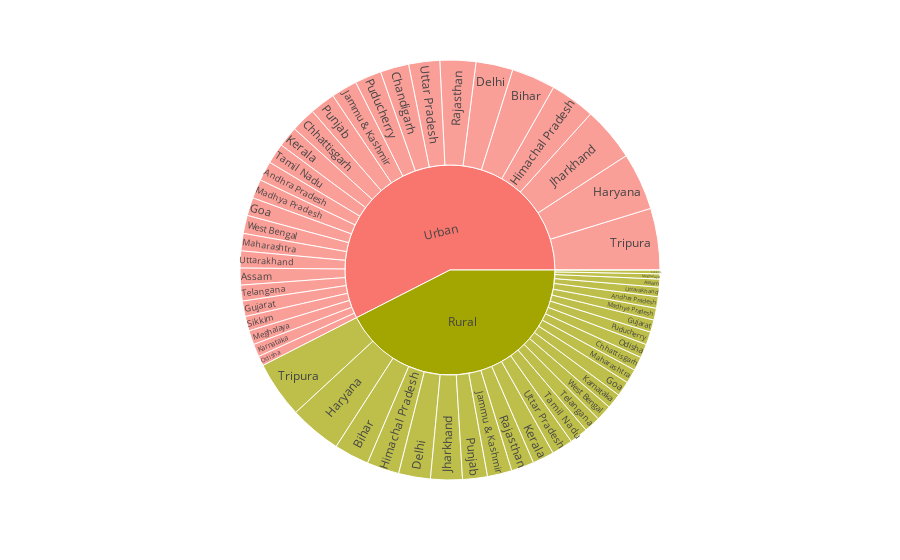

Write notebook code for a chart like this one.
### Code cell
fig=px.sunburst(df,path=['Area', 'States'],values='Est_Unemp_Rate',template='ggplot2',height=650)
fig.show()

### Figure 1 — Plotly figure (JSON) as saved in the notebook; plotly's stock layout.template omitted (floating-point values rounded to 4 significant figures)
{"data": [{"branchvalues": "total", "domain": {"x": [0, 1], "y": [0, 1]}, "hovertemplate": "labels=%{label}<br>Est_Unemp_Rate=%{value}<br>parent=%{parent}<br>id=%{id}<extra></extra>", "ids": ["Rural/Andhra Pradesh", "Urban/Andhra Pradesh", "Rural/Assam", "Urban/Assam", "Rural/Bihar", "Urban/Bihar", "Rural/Chandigarh", "Urban/Chandigarh", "Rural/Chhattisgarh", "Urban/Chhattisgarh", "Rural/Delhi", "Urban/Delhi", "Rural/Goa", "Urban/Goa", "Rural/Gujarat", "Urban/Gujarat", "Rural/Haryana", "Urban/Haryana", "Rural/Himachal Pradesh", "Urban/Himachal Pradesh", "Rural/Jammu & Kashmir", "Urban/Jammu & Kashmir", "Rural/Jharkhand", "Urban/Jharkhand", "Rural/Karnataka", "Urban/Karnataka", "Rural/Kerala", "Urban/Kerala", "Rural/Madhya Pradesh", "Urban/Madhya Pradesh", "Rural/Maharashtra", "Urban/Maharashtra", "Rural/Meghalaya", "Urban/Meghalaya", "Rural/Odisha", "Urban/Odisha", "Rural/Puducherry", "Urban/Puducherry", "Rural/Punjab", "Urban/Punjab", "Rural/Rajasthan", "Urban/Rajasthan", "Rural/Sikkim", "Urban/Sikkim", "Rural/Tamil Nadu", "Urban/Tamil Nadu", "Rural/Telangana", "Urban/Telangana", "Rural/Tripura", "Urban/Tripura", "Rural/Uttar Pradesh", "Urban/Uttar Pradesh", "Rural/Uttarakhand", "Urban/Uttarakhand", "Rural/West Bengal", "Urban/West Bengal", "Rural", "Urban"], "labels": ["Andhra Pradesh", "Andhra Pradesh", "Assam", "Assam", "Bihar", "Bihar", "Chandigarh", "Chandigarh", "Chhattisgarh", "Chhattisgarh", "Delhi", "Delhi", "Goa", "Goa", "Gujarat", "Gujarat", "Haryana", "Haryana", "Himachal Pradesh", "Himachal Pradesh", "Jammu & Kashmir", "Jammu & Kashmir", "Jharkhand", "Jharkhand", "Karnataka", "Karnataka", "Kerala", "Kerala", "Madhya Pradesh", "Madhya Pradesh", "Maharashtra", "Maharashtra", "Meghalaya", "Meghalaya", "Odisha", "Odisha", "Puducherry", "Puducherry", "Punjab", "Punjab", "Rajasthan", "Rajasthan", "Sikkim", "Sikkim", "Tamil Nadu", "Tamil Nadu", "Telangana", "Telangana", "Tripura", "Tripura", "Uttar Pradesh", "Uttar Pradesh", "Uttarakhand", "Uttarakhand", "West Bengal", "West Bengal", "Rural", "Urban"], "name": "", "parents": ["Rural", "Urban", "Rural", "Urban", "Rural", "Urban", "Rural", "Urban", "Rural", "Urban", "Rural", "Urban", "Rural", "Urban", "Rural", "Urban", "Rural", "Urban", "Rural", "Urban", "Rural", "Urban", "Rural", "Urban", "Rural", "Urban", "Rural", "Urban", "Rural", "Urban", "Rural", "Urban", "Rural", "Urban", "Rural", "Urban", "Rural", "Urban", "Rural", "Urban", "Rural", "Urban", "Rural", "Urban", "Rural", "Urban", "Rural", "Urban", "Rural", "Urban", "Rural", "Urban", "Rural", "Urban", "Rural", "Urban", "", ""], "type": "sunburst", "values": [77.37, 132.0, 53.89, 113.2, 234.8, 294.9, 0, 191.9, 92.8, 165.9, 213.6, 248.2, 100.7, 121.9, 82.84, 103.8, 350.2, 385.8, 217.1, 302.1, 164.5, 175.5, 213.1, 363.3, 101.1, 85.79, 144.8, 138.7, 79.15, 128.2, 95.34, 116.3, 34.65, 94.92, 92.58, 65.84, 87.16, 178.4, 166.9, 169.9, 153.0, 240.7, 25.4, 97.84, 122.9, 137.1, 110.1, 106.6, 380.3, 413.5, 142.9, 208.5, 63.47, 114.3, 106.0, 121.5, 3707.0, 5016.0]}], "layout": {"autosize": true, "legend": {"tracegroupgap": 0}, "margin": {"t": 60}}}
